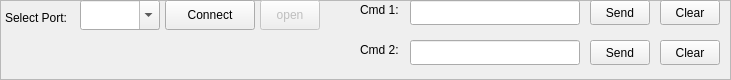
  <widget class="QFrame" name="header">
   <property name="geometry">
    <rect>
     <x>10</x>
     <y>10</y>
     <width>731</width>
     <height>80</height>
    </rect>
   </property>
   <property name="frameShape">
    <enum>QFrame::StyledPanel</enum>
   </property>
   <property name="frameShadow">
    <enum>QFrame::Raised</enum>
   </property>
   <widget class="QLabel" name="serial_label">
    <property name="geometry">
     <rect>
      <x>5</x>
      <y>0</y>
      <width>80</width>
      <height>35</height>
     </rect>
    </property>
    <property name="text">
     <string>Select Port:</string>
    </property>
   </widget>
   <widget class="QComboBox" name="cb_Port">
    <property name="geometry">
     <rect>
      <x>80</x>
      <y>0</y>
      <width>80</width>
      <height>30</height>
     </rect>
    </property>
    <property name="editable">
     <bool>true</bool>
    </property>
   </widget>
   <widget class="QPushButton" name="connectButton">
    <property name="geometry">
     <rect>
      <x>165</x>
      <y>0</y>
      <width>90</width>
      <height>30</height>
     </rect>
    </property>
    <property name="minimumSize">
     <size>
      <width>90</width>
      <height>30</height>
     </size>
    </property>
    <property name="maximumSize">
     <size>
      <width>90</width>
      <height>30</height>
     </size>
    </property>
    <property name="styleSheet">
     <string notr="true"/>
    </property>
    <property name="text">
     <string>Connect</string>
    </property>
   </widget>
   <widget class="QPushButton" name="openButton">
    <property name="enabled">
     <bool>false</bool>
    </property>
    <property name="geometry">
     <rect>
      <x>260</x>
      <y>0</y>
      <width>60</width>
      <height>30</height>
     </rect>
    </property>
    <property name="text">
     <string>open</string>
    </property>
   </widget>
   <widget class="QLabel" name="generalCmd1Label">
    <property name="geometry">
     <rect>
      <x>360</x>
      <y>0</y>
      <width>60</width>
      <height>20</height>
     </rect>
    </property>
    <property name="text">
     <string>Cmd 1: </string>
    </property>
   </widget>
   <widget class="QLineEdit" name="generalCmd1">
    <property name="geometry">
     <rect>
      <x>410</x>
      <y>0</y>
      <width>170</width>
      <height>25</height>
     </rect>
    </property>
    <property name="minimumSize">
     <size>
      <width>170</width>
      <height>0</height>
     </size>
    </property>
    <property name="maximumSize">
     <size>
      <width>170</width>
      <height>16777215</height>
     </size>
    </property>
    <property name="toolTip">
     <string/>
    </property>
    <property name="statusTip">
     <string/>
    </property>
   </widget>
   <widget class="QPushButton" name="generalCmd1SendButton">
    <property name="geometry">
     <rect>
      <x>590</x>
      <y>0</y>
      <width>60</width>
      <height>25</height>
     </rect>
    </property>
    <property name="text">
     <string>Send</string>
    </property>
   </widget>
   <widget class="QPushButton" name="generalCmd1ClearButton">
    <property name="geometry">
     <rect>
      <x>660</x>
      <y>0</y>
      <width>60</width>
      <height>25</height>
     </rect>
    </property>
    <property name="text">
     <string>Clear</string>
    </property>
   </widget>
   <widget class="QPushButton" name="generalCmd2ClearButton">
    <property name="geometry">
     <rect>
      <x>660</x>
      <y>40</y>
      <width>60</width>
      <height>25</height>
     </rect>
    </property>
    <property name="text">
     <string>Clear</string>
    </property>
   </widget>
   <widget class="QLineEdit" name="generalCmd2">
    <property name="geometry">
     <rect>
      <x>410</x>
      <y>40</y>
      <width>170</width>
      <height>25</height>
     </rect>
    </property>
    <property name="minimumSize">
     <size>
      <width>170</width>
      <height>0</height>
     </size>
    </property>
    <property name="maximumSize">
     <size>
      <width>170</width>
      <height>16777215</height>
     </size>
    </property>
   </widget>
   <widget class="QPushButton" name="generalCmd2SendButton">
    <property name="geometry">
     <rect>
      <x>590</x>
      <y>40</y>
      <width>60</width>
      <height>25</height>
     </rect>
    </property>
    <property name="text">
     <string>Send</string>
    </property>
   </widget>
   <widget class="QLabel" name="generalCmd2Label">
    <property name="geometry">
     <rect>
      <x>360</x>
      <y>40</y>
      <width>60</width>
      <height>20</height>
     </rect>
    </property>
    <property name="text">
     <string>Cmd 2: </string>
    </property>
   </widget>
  </widget>
